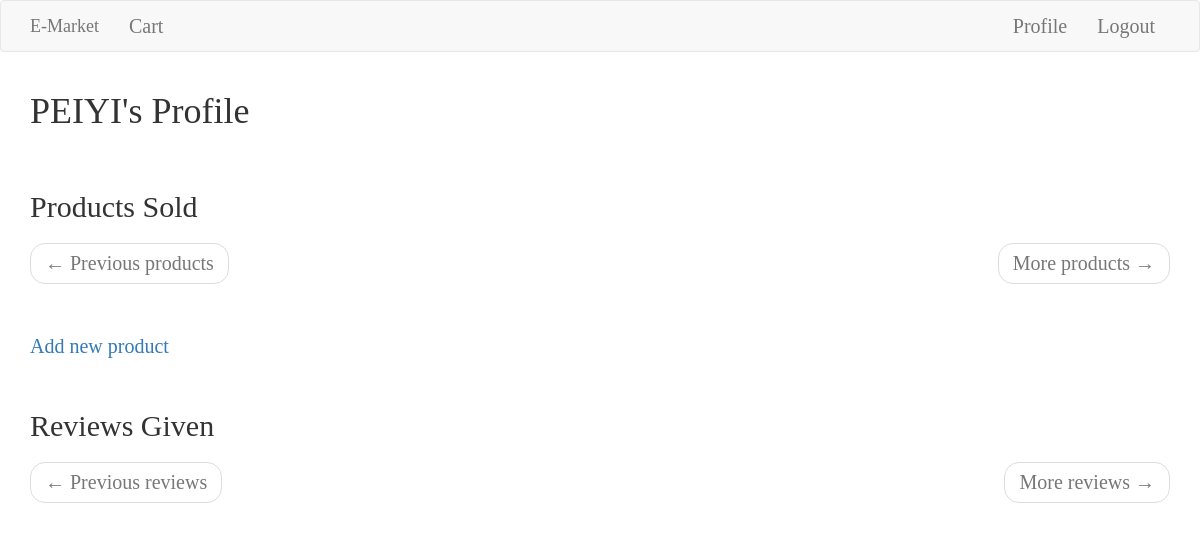
The app's page /user/peiyi (signed in), older data.
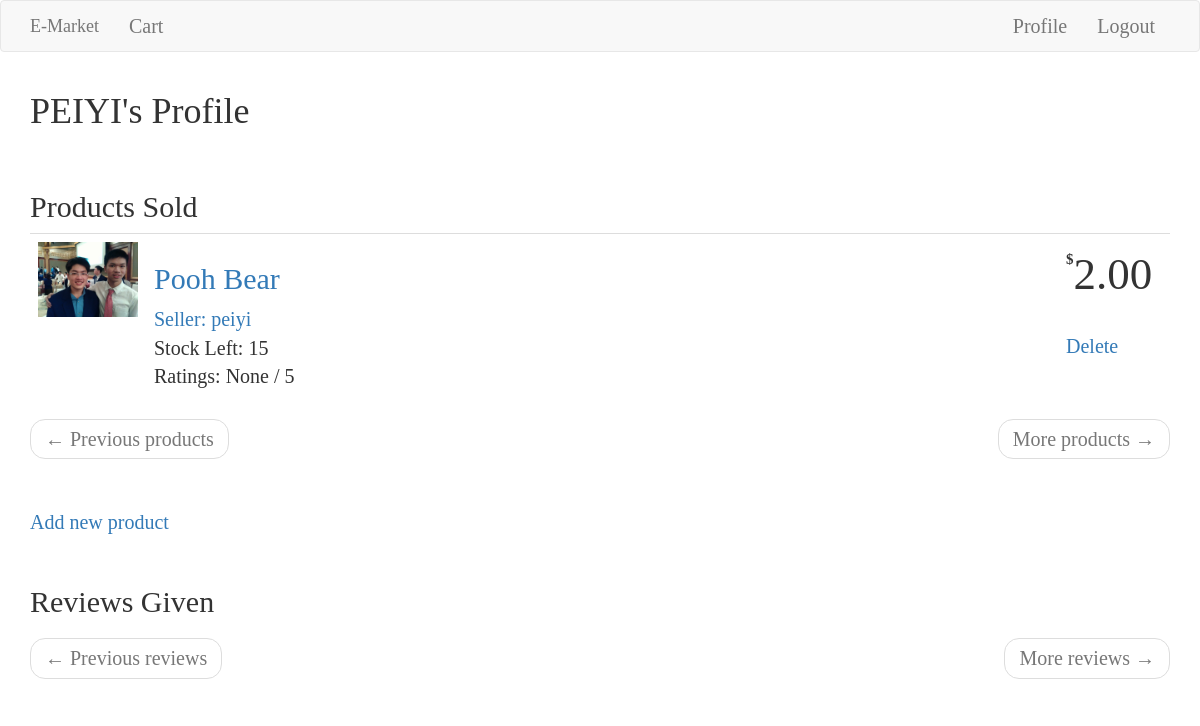
The same page, newer data.
### app/models.py (models this page shows, shortened)
class User(UserMixin, db.Model):
    id = db.Column(db.Integer, primary_key=True)
    username = db.Column(db.String(64), unique=True, index=True)
    email = db.Column(db.String(120), unique=True, index=True)
    password_hash = db.Column(db.String(128))
    products = db.relationship('Product', backref='seller', lazy='dynamic')
    reviews = db.relationship('Review', backref='reviewer', lazy='dynamic')
    in_cart = db.relationship(
        'Product',
        secondary=in_carts,
        backref="buyinguser",
        lazy='dynamic')

class Product(db.Model):
    id = db.Column(db.Integer, primary_key=True)
    name = db.Column(db.String(120), index=True)
    price = db.Column(db.Float, index=True)
    stock = db.Column(db.Integer, index=True)
    avg_ratings = db.Column(db.Float, index=True)
    image_url = db.Column(db.String(400), index=True)
    seller_id = db.Column(db.Integer, db.ForeignKey('user.id'))
    review = db.relationship('Review', backref='product', lazy='dynamic')
    buyers = db.relationship(
        'User',
        secondary=in_carts,
        backref="boughts",
        lazy="dynamic")

### app/routes.py (the view)
@app.route('/user/<username>')
@login_required
def user(username):
    user = User.query.filter_by(username=username).first_or_404()
    product_page = request.args.get('product_page', 1, type=int)
    products = Product.query.filter_by(seller_id=user.id).paginate(product_page, app.config['PER_PAGE'], False)
    review_page = request.args.get('review_page', 1, type=int)
    reviews = Review.query.filter_by(user_id = user.id).paginate(review_page, app.config['PER_PAGE'], False)
    product_next_url = url_for('user', product_page=products.next_num, review_page=review_page, username=username) if products.has_next else None
    product_prev_url = url_for('user', product_page=products.prev_num, review_page=review_page, username=username) if products.has_prev else None
    review_next_url = url_for('user', review_page=reviews.next_num, product_page=product_page, username=username) if reviews.has_next else None
    review_prev_url = url_for('user', review_page=reviews.prev_num, product_page=product_page, username=username) if reviews.has_prev else None
    return render_template('user.html', user=user, products=products.items, reviews=reviews.items,
                           product_next_url = product_next_url, product_prev_url=product_prev_url,
                           review_next_url = review_next_url, review_prev_url=review_prev_url)

### app/models.py (called while the page is built)
@login.user_loader
def load_user(id):
    return User.query.get(int(id))

### app/templates/user.html (shortened to what this page needs)
{% extends 'base.html' %}
{% block app_content %}
  <h1 style="font-family: Segoe UI Semibold;">{{user.username.upper()}}'s Profile</h1>
  <br>
  <h2 style="font-family: Segoe UI Semibold;">Products Sold</h2>
  {% for product in products %}
    {% include '_product.html' %}
  {% endfor %}
  <nav aria-label="...">
          <ul class="pager">
              <li class="previous{% if not product_prev_url %} disabled{% endif %}">
                  <a href="{{ product_prev_url or '#' }}">
                      <span aria-hidden="true">&larr;</span> Previous products
                  </a>
              </li>
              <li class="next{% if not product_next_url %} disabled{% endif %}">
                  <a href="{{ product_next_url or '#' }}">
                      More products <span aria-hidden="true">&rarr;</span>
                  </a>
              </li>
          </ul>
      </nav>
  <br>
  {% if user.id == current_user.id%}
    <a href="{{url_for('newproduct')}}"> Add new product </a>
    <br>
    <br>
  {% endif %}
  <h2 style="font-family: Segoe UI Semibold;">Reviews Given</h2>
  <nav aria-label="...">
          <ul class="pager">
              <li class="previous{% if not review_prev_url %} disabled{% endif %}">
                  <a href="{{ review_prev_url or '#' }}">
                      <span aria-hidden="true">&larr;</span> Previous reviews
                  </a>
              </li>
              <li class="next{% if not review_next_url %} disabled{% endif %}">
                  <a href="{{ review_next_url or '#' }}">
                      More reviews <span aria-hidden="true">&rarr;</span>
                  </a>
              </li>
          </ul>
      </nav>
{% endblock %}

### app/templates/base.html (shortened to what this page needs)
{% extends 'bootstrap/base.html' %}
{% block navbar %}
    <nav class="navbar navbar-default">
        <div class="container">
            <div class="navbar-header">
                <a class="navbar-brand" href="{{ url_for('index') }}">E-Market</a>
            </div>
            <div class="collapse navbar-collapse" id="bs-example-navbar-collapse-1">
                <ul class="nav navbar-nav">
                    <li><a href="{{ url_for('cart') }}">Cart</a></li>
                </ul>
                <ul class="nav navbar-nav navbar-right">
                    {% if current_user.is_anonymous %}
                    <li><a href="{{ url_for('login') }}">Login</a></li>
                    {% else %}
                    <li><a href="{{ url_for('user', username=current_user.username) }}">Profile</a></li>
                    <li><a href="{{ url_for('logout') }}">Logout</a></li>
                    {% endif %}
                </ul>
            </div>
        </div>
    </nav>
{% endblock %}
{% block content %}
    <div class="container">
        {% block app_content %}{% endblock %}
    </div>
{% endblock %}

### app/templates/_product.html
<table class="table table-hover">
        <tr>
            <td>
              <img width = "100px;" src="{{url_for('static', filename=product.image_url)}}" alt="image">
            </td>
            <td width="80%" style="font-family: Segoe UI Light;">
                <h3>
                <a href="{{url_for('product', id=product.id)}}" class="headers">
                {{product.name}} <br>
                </a></h3>
                <a href="{{ url_for('user', username=product.seller.username) }}">
                Seller: {{product.seller.username}}
                </a><br>
                Stock Left: {{product.stock}}
                <br>
                {% if product.avg_ratings %}
                Ratings: {{'%.1f' % product.avg_ratings}} / 5
                {% else %}
                Ratings: {{product.avg_ratings}} / 5
                {% endif %}
            </td>
            <td style="font-size: 45px; font-family: Neuton">
                <label style="font-size: 15px; vertical-align: text-top; ">$</label>{{'%.2f' % product.price}}
                {% if product.seller.id == current_user.id %}
                  <a href="{{url_for('deleteproduct', product_id=product.id)}}">Delete</a>
                {% else %}
                  <a href="{{url_for('addcart', product_id=product.id, prev=request.url)}}">Put in Cart</a>
                {% endif %}
            </td>
        </tr>
    </table>

### app/templates/base.html (style rules this page uses)
* { font-size: 20px; font-family: Segoe UI Light; }
.headers { font-family: Segoe UI Semibold; font-size: 30px; }

Row changes from the older to the newer data that the page shows:
added Product: image_url (picture), name "Pooh Bear", seller.username "peiyi", stock "15", avg_ratings "None", price "2.00"
